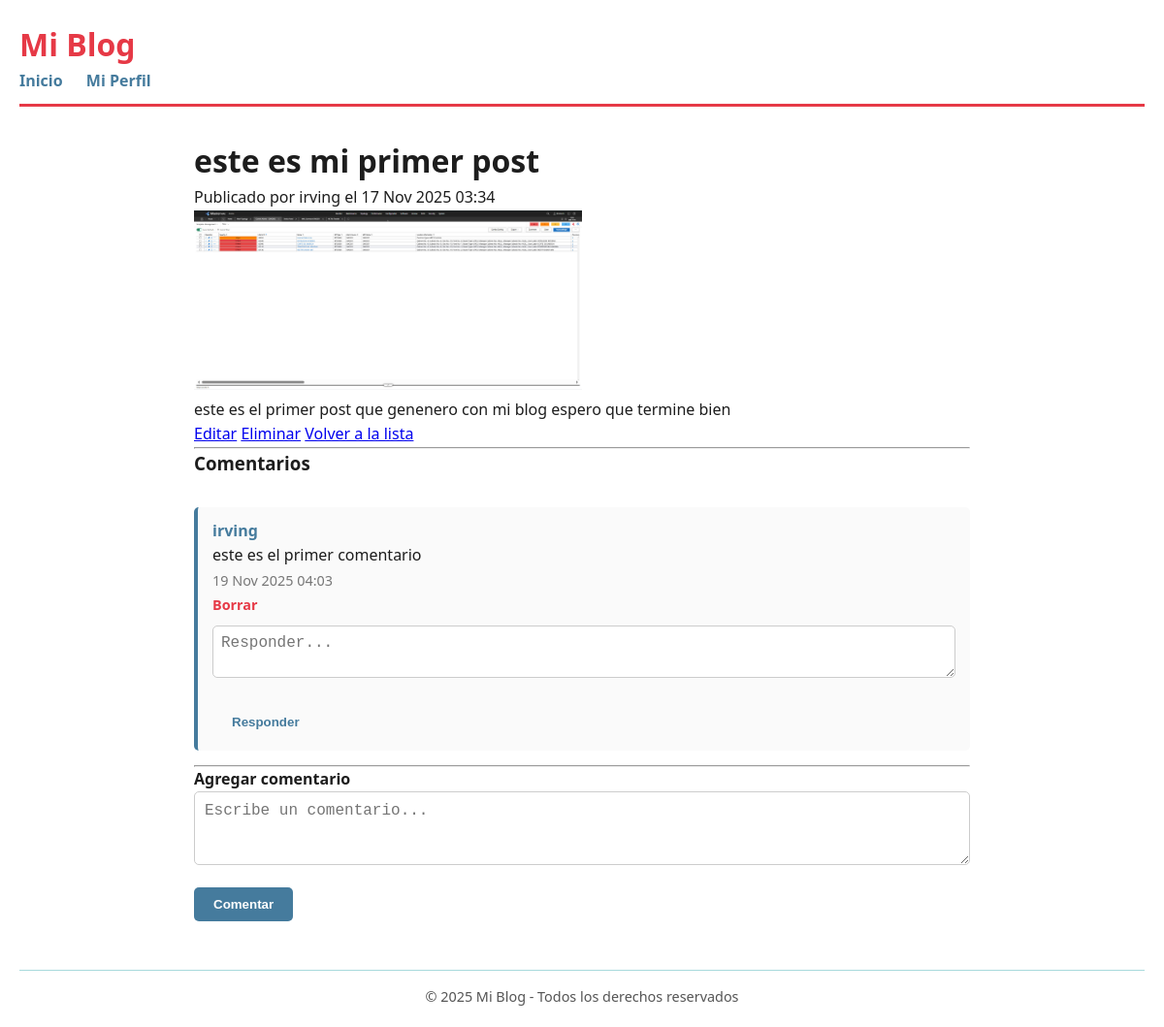
The app's page /post/2/ (signed in) with its own data.
### post/models.py (models this page shows, shortened)
class Post(models.Model):
    profile = models.ForeignKey( Profile, on_delete=models.CASCADE, related_name='posts' )
    title = models.CharField(max_length=200)
    content = models.TextField()
    image = models.ImageField(upload_to='posts/', null=True, blank=True)
    created_at = models.DateTimeField(auto_now_add=True)
    updated_at = models.DateTimeField(auto_now=True)
    class Meta: ordering = ['-created_at'] # Orden por defecto (más nuevo primero)
    verbose_name = "Post"
    verbose_name_plural = "Posts"

### user/models.py (models this page shows, shortened)
class Profile(models.Model):
    user = models.OneToOneField(
        User,
        on_delete=models.CASCADE,
        related_name='profile'
    )
    birth_date = models.DateTimeField(null=True, blank=True)
    avatar = models.ImageField(upload_to='avatars/', null=True, blank=True)

### comments/models.py (models this page shows, shortened)
class Comment(models.Model):
    post = models.ForeignKey(
        'post.Post',  # string reference avoids circular imports
        on_delete=models.CASCADE,
        related_name='comments'
    )
    user = models.ForeignKey(User, on_delete=models.CASCADE)
    content = models.TextField()
    parent = models.ForeignKey(
        'self',
        null=True,
        blank=True,
        on_delete=models.CASCADE,
        related_name='replies'
    )
    created_at = models.DateTimeField(auto_now_add=True)
    class Meta:
        ordering = ['created_at']

### post/views.py (the view)
# urls.py: path('<int:pk>/', PostDetailView.as_view(), name='post_detail'),
class PostDetailView(DetailView):
    model = Post
    template_name = 'posts/post_detail.html'
    context_object_name = 'post'
    def get_context_data(self, **kwargs):
        context = super().get_context_data(**kwargs)
        context['form'] = CommentForm()  # formulario vacío para el template
        return context

### comments/forms.py
class CommentForm(forms.ModelForm):
    class Meta:
        model = Comment
        fields = ['content']
        widgets = {
            'content': forms.Textarea(attrs={'rows': 2, 'placeholder': 'Add a comment...'})
        }

### templates/posts/post_detail.html (shortened to what this page needs)
{% extends 'base.html' %}
{% block content %}
<h1>{{ post.title }}</h1>
<p>Publicado por {{ post.profile.user.username }} el {{ post.created_at|date:"d M Y H:i" }}</p>
{% if post.image %}
  <img src="{{ post.image.url }}" alt="{{ post.title }}" style="max-width:400px;">
{% endif %}
<p>{{ post.content }}</p>
{% if post.profile == user.profile %}
  <a href="{% url 'post_edit' post.pk %}">Editar</a>
  <a href="{% url 'post_delete' post.pk %}">Eliminar</a>
{% endif %}
<a href="{% url 'post_list' %}">Volver a la lista</a>
<hr>
<h3>Comentarios</h3>
<div class="comments-section">
    {% for comment in post.comments.all %}
        {% if not comment.parent %}
            {% include "comments/comment_item.html" with comment=comment %}
        {% endif %}
    {% empty %}
        <p>No hay comentarios.</p>
    {% endfor %}
</div>
<hr>
{% if user.is_authenticated %}
<h4>Agregar comentario</h4>
<form method="POST" action="{% url 'add_comment' post.id %}">
    <textarea name="content" rows="3" placeholder="Escribe un comentario..." required></textarea>
    <br>
    <button type="submit">Comentar</button>
</form>
{% else %}
<p><a href="{% url 'login' %}">Inicia sesión</a> para comentar.</p>
{% endif %}
{% endblock %}

### templates/comments/comment_item.html (shortened to what this page needs)
<div class="comment-box">
    <p>
        <span class="comment-user">{{ comment.user.username }}</span><br>
        {{ comment.content }}<br>
        <span class="comment-date">{{ comment.created_at|date:"d M Y H:i" }}</span>
    </p>
    {% if user == comment.user %}
        <a href="{% url 'delete_comment' comment.id %}" class="comment-delete">Borrar</a>
    {% endif %}
    {% if user.is_authenticated %}
        <form method="POST"
              action="{% url 'add_comment' comment.post.id %}"
              class="reply-form">
            <textarea name="content" rows="2" placeholder="Responder..." required></textarea>
            <button type="submit" class="reply-button">Responder</button>
        </form>
    {% endif %}
</div>

### static/css/style.css (style rules this page uses)
* { margin: 0; padding: 0; box-sizing: border-box; }
body { font-family: 'Segoe UI', Tahoma, Geneva, Verdana, sans-serif; background-color: #FFFFFF; color: #1D1D1D; line-height: 1.6; padding: 20px; }
form input[type="text"], form input[type="email"], form input[type="password"], form textarea, form select { width: 100%; padding: 10px; border: 1px solid #ccc; border-radius: 5px; margin-bottom: 15px; font-size: 1rem; }
form button, form input[type="submit"] { background-color: #457B9D; color: white; padding: 10px 20px; border: none; border-radius: 5px; cursor: pointer; font-weight: 600; transition: background-color 0.3s ease; }
.comments-section { margin-top: 30px; }
.comment-box { background: #fafafa; border-left: 4px solid #457B9D; padding: 12px 15px; margin-bottom: 15px; border-radius: 5px; }
.comment-user { font-weight: 700; color: #457B9D; }
.comment-date { font-size: 0.9rem; color: #777; }
.comment-delete { color: #E63946; font-size: 0.9rem; text-decoration: none; font-weight: 600; }
.reply-form textarea { width: 100%; margin-top: 8px; border-radius: 5px; padding: 8px; }
.reply-button { background-color: transparent; color: #457B9D; border: none; cursor: pointer; margin-top: 5px; font-weight: 600; }

### records on screen
Post: title "este es mi primer post", profile.user.username "irving", created_at "17 Nov 2025 03:34", image (picture), content "este es el primer post que genenero con mi blog espero que termine bien"
Comment: user.username "irving", content "este es el primer comentario", created_at "19 Nov 2025 04:03", shows "Borrar"
